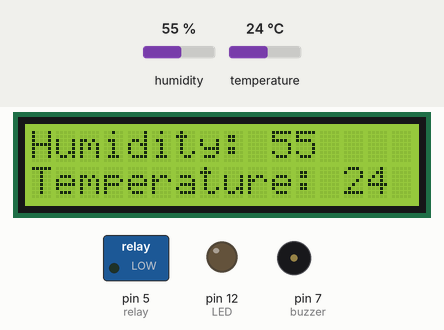
Bench run of a sketch on a simulated Arduino Uno, built with avr-gcc and run on an emulated ATmega328P. Shown: 16×2 character LCD, switched loads named in the sketch (green lamp = pin HIGH), output pins drawn as LEDs (lit = HIGH), buzzer (waves = sounding, pin HIGH). Dashed ring = blinking. The inputs (shaded band) are chosen by the test bench; at power-on: humidity 55 %, temperature 24 °C. What the sketch prints to the serial monitor is not drawn.

Above: at 3.2 s.
3.3 s: humidity set to 31 %
At 5.4 s:
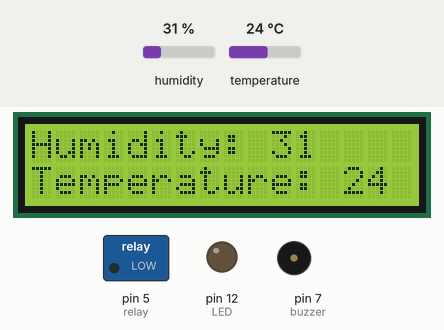
6.0 s: humidity set to 28 %
At 6.9 s:
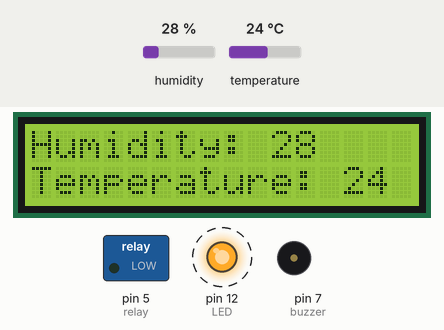
11.7 s: temperature set to 39 °C
At 13.1 s:
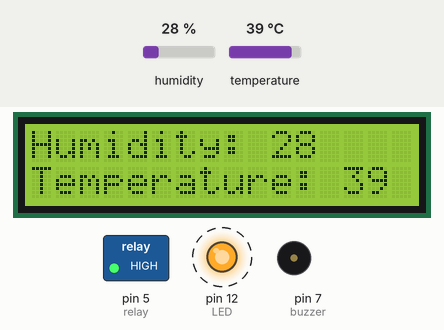
14.8 s: temperature set to 42 °C
At 17.2 s:
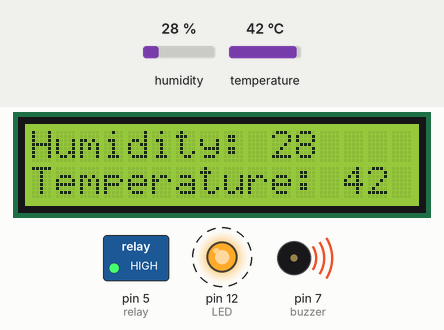
Timing chart, 0 to 21.8 s (numbered marks = the images above; inputs shaded):
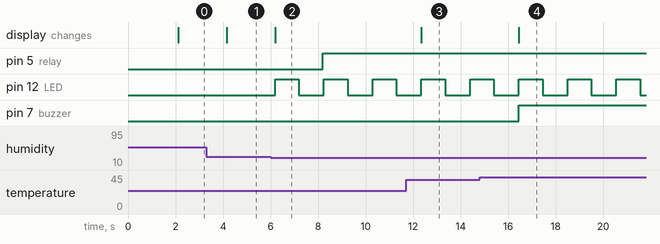

The sketch:

sketch_sep30a.ino
```cpp
#include <DHT.h>
#include <LiquidCrystal_I2C.h>
#define DHTPIN 2
#define DHTTYPE DHT11
#define LED 12
#define buzzer 7


#define relay 5


LiquidCrystal_I2C lcd(0x27,16,2);


DHT dht(DHTPIN, DHTTYPE);
int chk;
int hum;
int temp;


void setup() {
  Serial.begin(9600);
  dht.begin();
  lcd.init();
  lcd.clear();
  lcd.backlight();
  lcd.setCursor(2,0);
  pinMode(LED, OUTPUT);
  pinMode(buzzer, OUTPUT);
  pinMode(relay, OUTPUT);


    delay(2000);


}


void loop(){
hum = dht.readHumidity();
temp = dht.readTemperature();
lcd.setCursor(0,0);
lcd.print("Humidity: ");
lcd.print(hum);
lcd.setCursor(0,1);
lcd.print("Temperature: ");
lcd.print(temp);


Serial.print("Humidity: ");
Serial.println(hum);
Serial.print("Temperature: ");
Serial.println(temp);


if( temp>30 || temp < -20 ||  hum>60 || hum<30)
 {
  if( temp>40 || temp < -20 ||  hum>75 || hum<10)
  {
    digitalWrite(buzzer,HIGH);
  }
  digitalWrite(LED,HIGH);
  delay(1000);
  digitalWrite(LED,LOW);
  if( temp>50 || temp < -20 ||  hum>75 || hum<10)
    digitalWrite(buzzer,LOW);
  delay(1000);
  digitalWrite(relay, HIGH);
  }
else
  digitalWrite(relay,LOW);


}
```

Measured:
- the behaviour switches between 30 and 29 % on humidity (found by bisection; images 1 and 2)
- the behaviour switches between 40 and 41 °C on temperature (found by bisection; images 3 and 4)
- after the input at 3.3 s, the display: changes after 0.86 s (image 1)
- after the input at 6.0 s, pin 5 (relay): LOW → HIGH after 2.2 s; pin 12 (LED): alternates HIGH for 1.0 s and LOW for 1.1 s, starting after 0.20 s; the display: changes after 0.20 s (image 2)
- after the input at 11.7 s, the display: changes after 0.65 s (image 3)
- after the input at 14.8 s, pin 7 (buzzer): LOW → HIGH after 1.6 s; the display: changes after 1.6 s (image 4)
